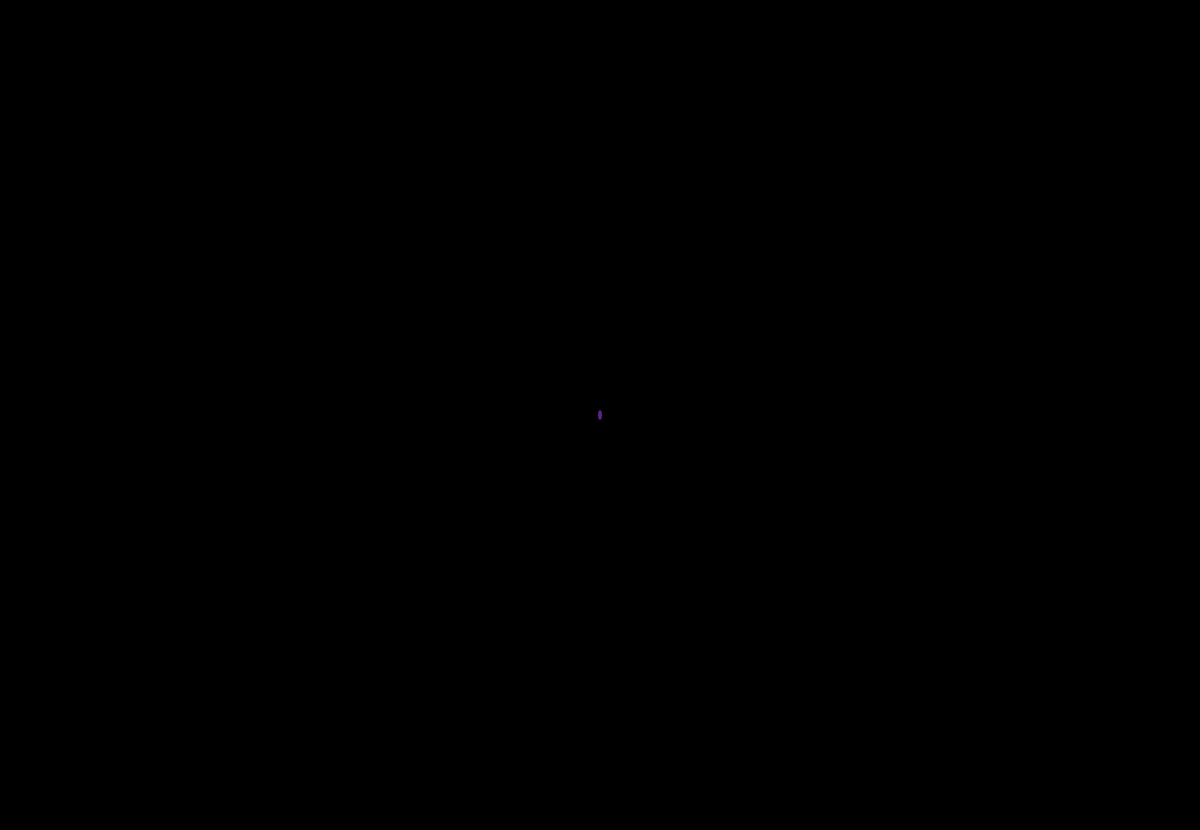
Frame 1 (no input)
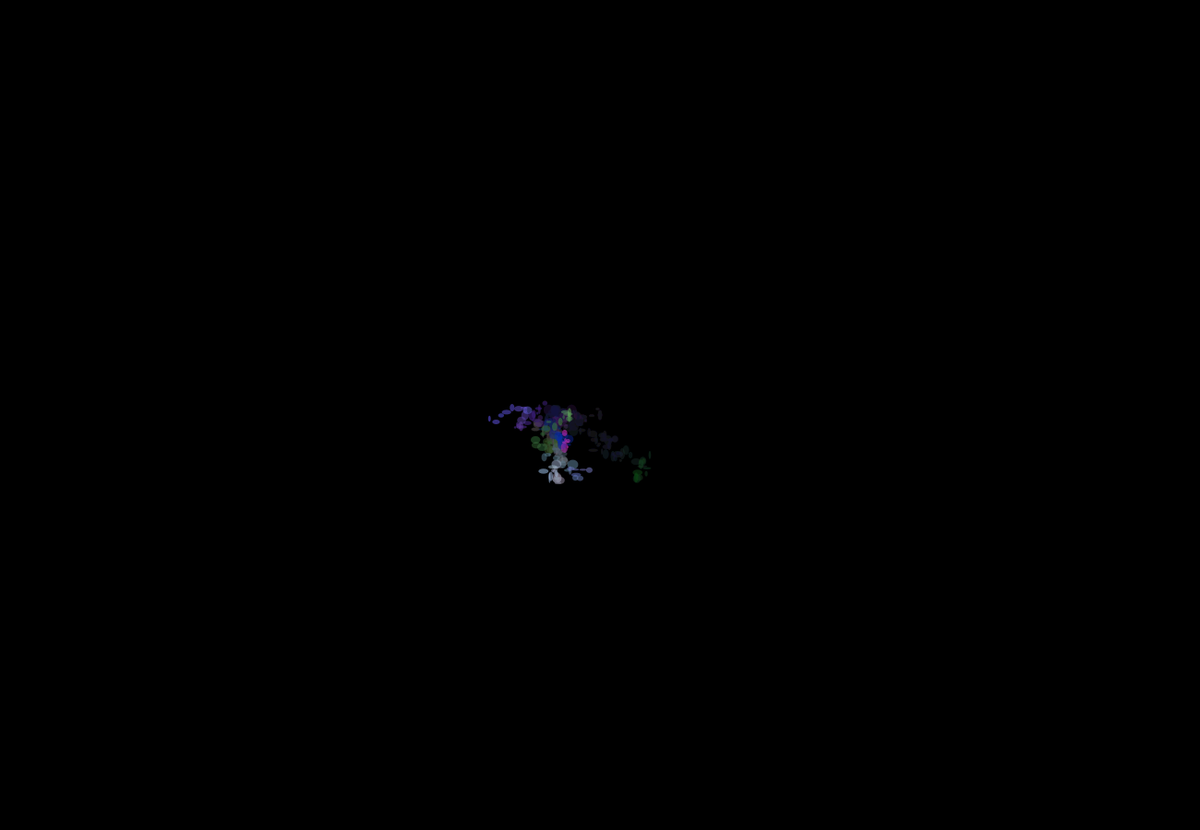
Frame 60 (the mouse pressed at the canvas centre just before this capture)
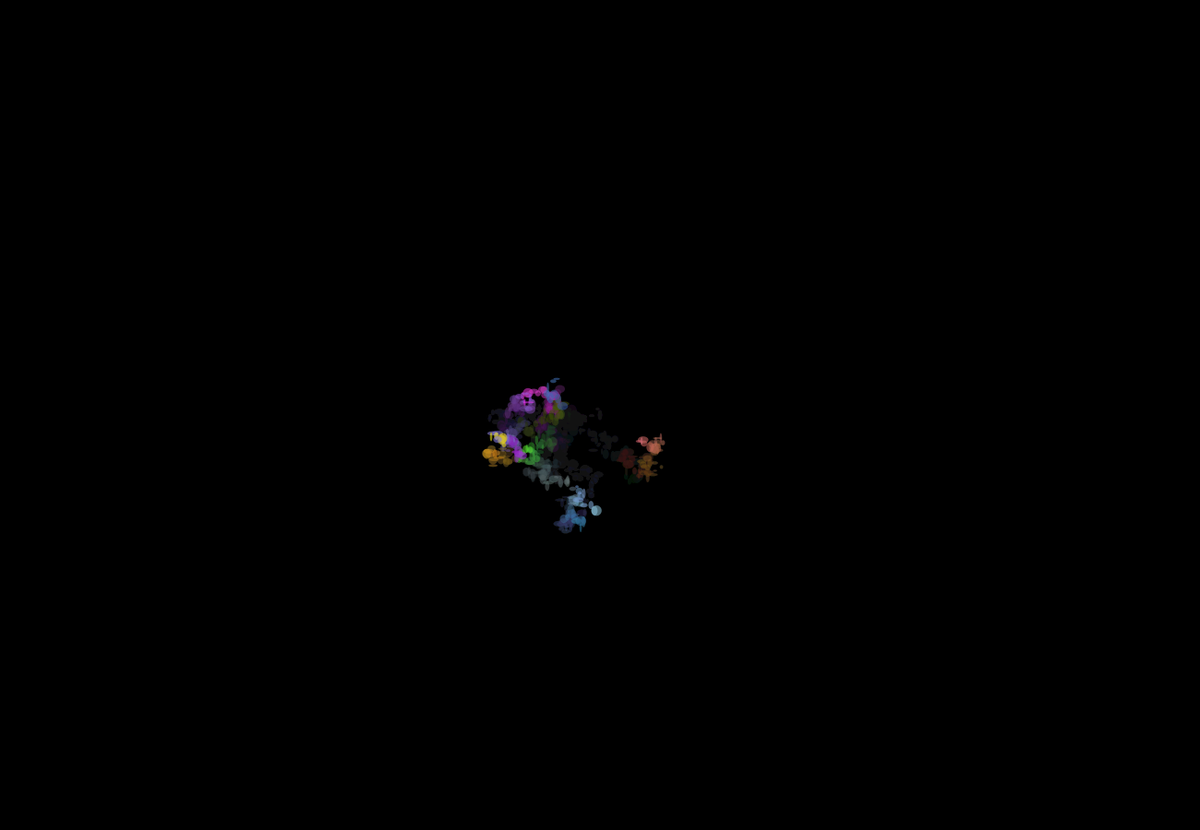
Frame 120 (the mouse held since frame 60 and released just before this capture)

The Processing sketch that drew these frames (run headless with seeded random() and noise(); from frame 60 on, the mouse is pressed at the canvas centre):

// Processing sketch: worms
// ── worms.pde
RedCircle[] mycircles = new RedCircle[2000];

int circleCount;


void setup()
{
  background(0);
  size(1300,900);
  noStroke();
  mycircles[0] = new RedCircle(width/2,height/2);
  circleCount = 1;
}

void draw()
{
 fill(0,7);
 rect(0,0,width,height);
 if(Math.random() < 0.1)
 {
   mycircles[circleCount] = new RedCircle(mycircles[0].getX(), mycircles[0].getY());
   circleCount++;
 }
 for(int i = 0 ; i < circleCount ; i ++ )
  {
    mycircles[i].display();
    mycircles[i].changeColor();
    mycircles[i].move();
  }
  
}

// ── RedCircle.pde
public class RedCircle
{
  //IV
  private float red;
  private float green;
  private float blue;
  private float x;
  private float y;
  
  //constructor
  public RedCircle(float initx, float inity)
  {
    red = random(0,255);
    green = random(0,255);
    blue = random(0,255);
    x=initx;
    y=inity;
  }
  //getters
  public float getX()
  {
    return x;
  }
    public float getY()
  {
    return y;
  }
  //methods
  public void changeColor()
  {
    red += random(-10,10);
    if(red>255 || red < 0) red=200;
    green += random(-10,10);
    if(green>255 || green < 0) green=200;
    blue += random(-10,10);
    if(blue>255 || blue < 0) blue=200;
  }
  public void move()
  {
    x+=random(-8,8);
    y+=random(-8,8);
    if(x>width)x = width;
    if(x<0)x=2;
    if(y>height)y = height;
    if(y<0)y=2;
  }
  public void display()
  {
    fill(red, green,blue,140);
    ellipse(x,y,random(2,12),random(2,12));
  }
}
